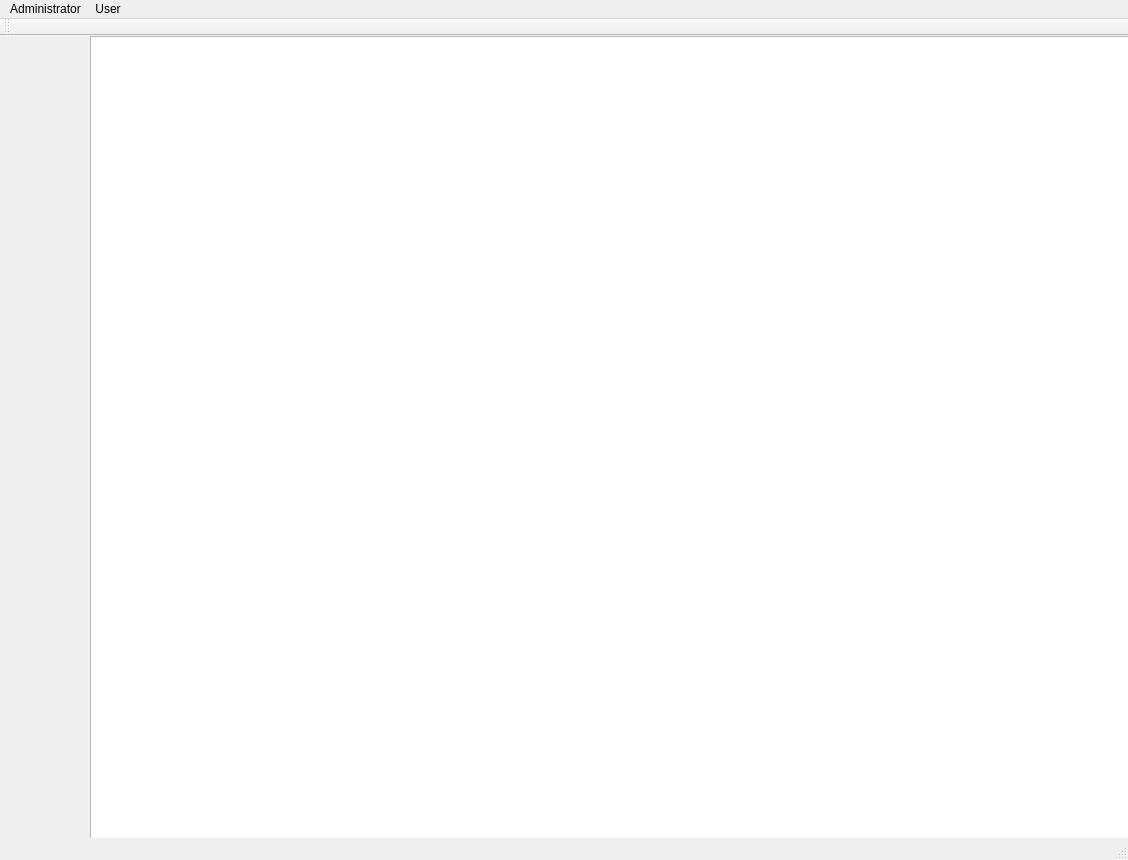
<?xml version="1.0" encoding="UTF-8"?>
<ui version="4.0">
 <class>guiClass</class>
 <widget class="QMainWindow" name="guiClass">
  <property name="geometry">
   <rect>
    <x>0</x>
    <y>0</y>
    <width>1128</width>
    <height>860</height>
   </rect>
  </property>
  <property name="windowTitle">
   <string>gui</string>
  </property>
  <widget class="QWidget" name="centralWidget">
   <widget class="QWidget" name="horizontalLayoutWidget">
    <property name="geometry">
     <rect>
      <x>-310</x>
      <y>-70</y>
      <width>1141</width>
      <height>1096</height>
     </rect>
    </property>
    <layout class="QHBoxLayout" name="horizontalLayout">
     <item>
      <layout class="QVBoxLayout" name="verticalLayout">
       <item>
        <layout class="QHBoxLayout" name="horizontalLayout_2">
         <item>
          <layout class="QVBoxLayout" name="verticalLayout_2">
           <item>
            <layout class="QVBoxLayout" name="verticalLayout_3"/>
           </item>
          </layout>
         </item>
        </layout>
       </item>
      </layout>
     </item>
    </layout>
   </widget>
   <widget class="QWidget" name="horizontalLayoutWidget_3">
    <property name="geometry">
     <rect>
      <x>-300</x>
      <y>-70</y>
      <width>1131</width>
      <height>1086</height>
     </rect>
    </property>
    <layout class="QHBoxLayout" name="horizontalLayout_3">
     <item>
      <layout class="QFormLayout" name="formLayout"/>
     </item>
    </layout>
   </widget>
   <widget class="QListWidget" name="listWidget">
    <property name="geometry">
     <rect>
      <x>90</x>
      <y>0</y>
      <width>1120</width>
      <height>1084</height>
     </rect>
    </property>
   </widget>
  </widget>
  <widget class="QMenuBar" name="menuBar">
   <property name="geometry">
    <rect>
     <x>0</x>
     <y>0</y>
     <width>1128</width>
     <height>26</height>
    </rect>
   </property>
   <widget class="QMenu" name="menuAdministrator">
    <property name="font">
     <font>
      <family>Microsoft Sans Serif</family>
      <pointsize>10</pointsize>
      <weight>50</weight>
      <italic>false</italic>
      <bold>false</bold>
     </font>
    </property>
    <property name="styleSheet">
     <string notr="true">font: 10pt &quot;Microsoft Sans Serif&quot;;</string>
    </property>
    <property name="title">
     <string>Administrator</string>
    </property>
    <property name="separatorsCollapsible">
     <bool>false</bool>
    </property>
    <property name="toolTipsVisible">
     <bool>false</bool>
    </property>
   </widget>
   <widget class="QMenu" name="menuUser">
    <property name="toolTipDuration">
     <number>1</number>
    </property>
    <property name="styleSheet">
     <string notr="true">font: 10pt &quot;MS Shell Dlg 2&quot;;</string>
    </property>
    <property name="title">
     <string>User</string>
    </property>
   </widget>
   <addaction name="menuAdministrator"/>
   <addaction name="menuUser"/>
  </widget>
  <widget class="QToolBar" name="mainToolBar">
   <attribute name="toolBarArea">
    <enum>TopToolBarArea</enum>
   </attribute>
   <attribute name="toolBarBreak">
    <bool>false</bool>
   </attribute>
  </widget>
  <widget class="QStatusBar" name="statusBar"/>
 </widget>
 <layoutdefault spacing="6" margin="11"/>
 <resources>
  <include location="gui.qrc"/>
 </resources>
 <connections/>
</ui>
